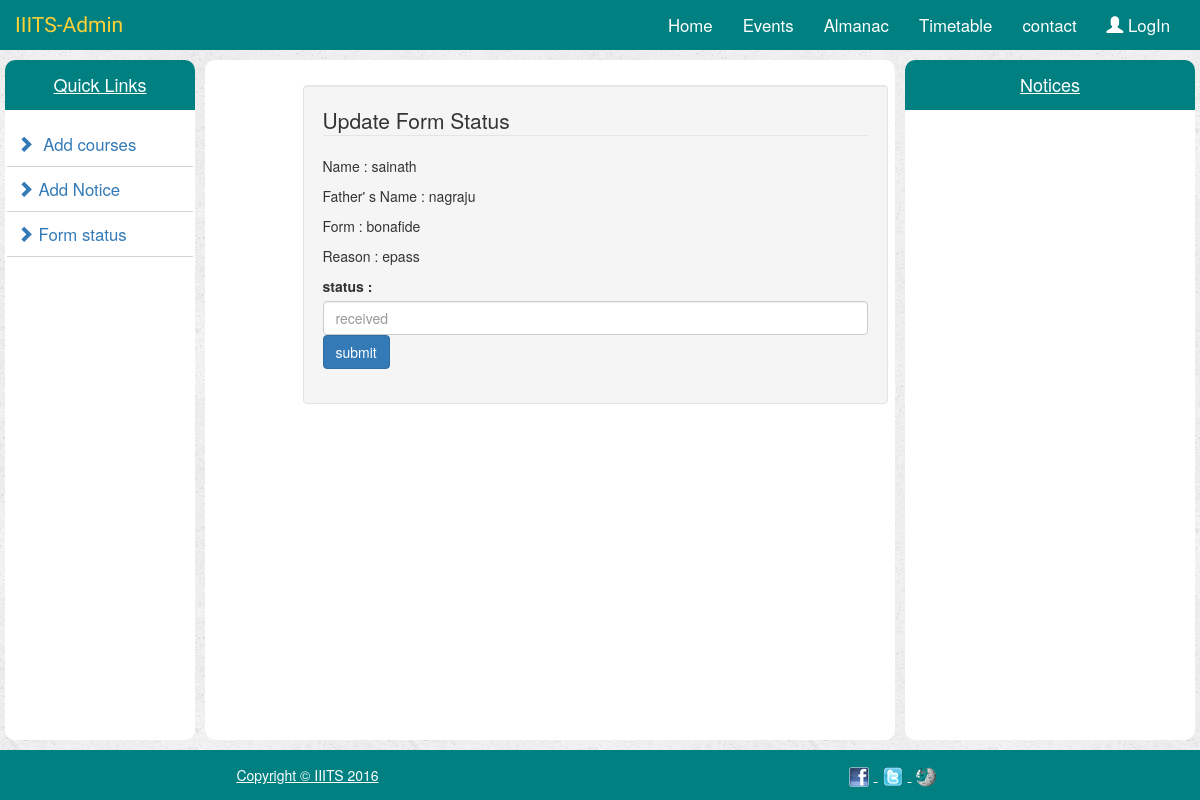
Page /administration/update/1/ on the earlier database version.
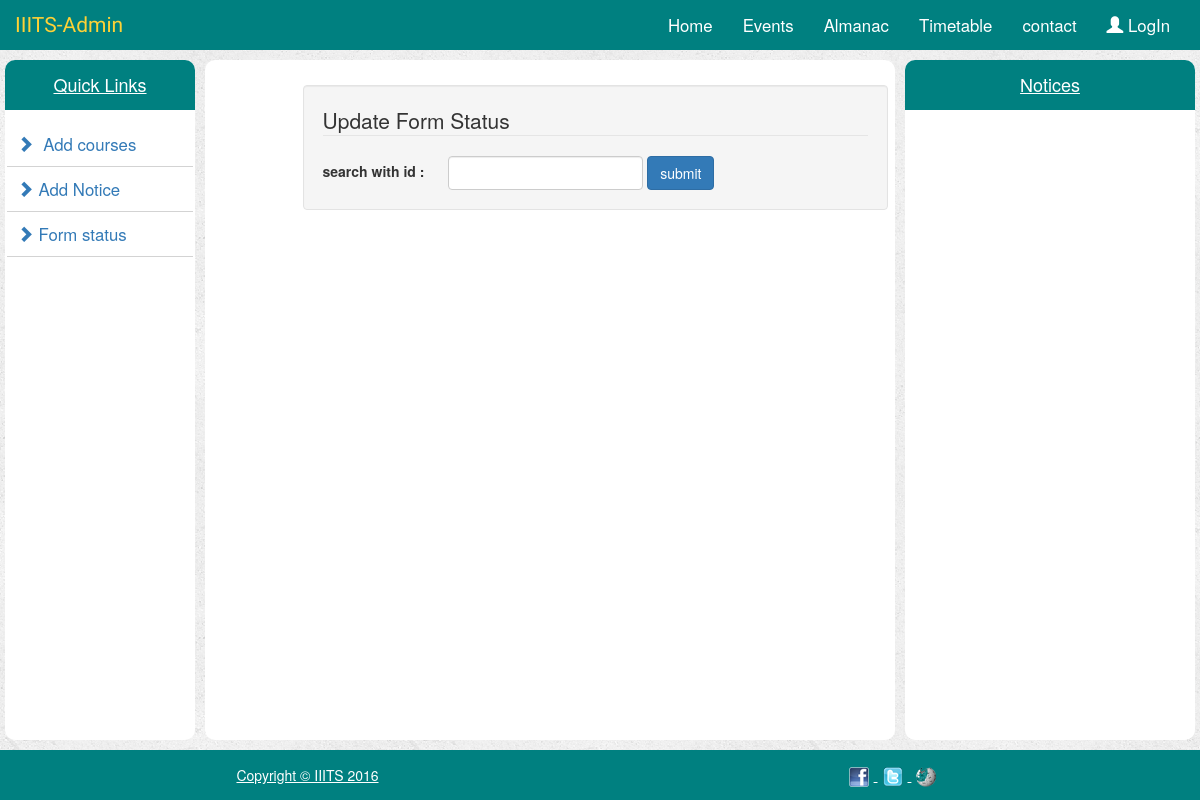
Same page on the later database version.
### portal/models.py (models this page shows, shortened)
class formRequest(models.Model):
    form_name = models.CharField(max_length=50)
    form_fathersName = models.CharField(max_length=50)
    form_required = models.CharField(max_length=50)
    form_reason = models.CharField(max_length=100)
    form_status = models.CharField(max_length=50,default='processing')

### administration/views.py (the view, shortened to what this page needs)
# urls.py: url(r'^update/(?P<search_id>[0-9]+)/$', views.FormStatus, name="formupdatestatus"),
def FormStatus(request,search_id):
    if request.method == 'GET':
        try :
            requested_form = formRequest.objects.get(id=search_id)
            return render(request, 'administration/form_status.html',{'requested_form':requested_form})
        except formRequest.DoesNotExist:
            return render(request, 'administration/form_status.html',{'error_message':"Enter Valid ID"})

### administration/templates/administration/form_status.html (shortened to what this page needs)
{% extends 'administration/admin_index.html' %}
{% block centerContent %}
        <div class="container">
            <div class="row">
                <div class="col-md-6 col-md-offset-1 well" style="margin-top: 25px">
                    {% if requested_form %}
                        <legend>Update Form Status</legend>
                        <p>Name : {{ requested_form.form_name }}</p>
                        <p>Father' s Name : {{ requested_form.form_fathersName }}</p>
                        <p>Form : {{ requested_form.form_required }}</p>
                        <p>Reason : {{ requested_form.form_reason }}</p>
                        <form action="{% url 'formupdatestatus' requested_form.id %}" method="post">
                            <fieldset>
                               <div class="form-group fieldlength" >
                                    <label for="status" style="margin-right: 20px">status :</label>
                                    <input type="text" class="form-control" name="status" placeholder="{{ requested_form.form_status }}" >
                                   <button type="submit" class="btn btn-primary">submit</button>
                                </div>
                            </fieldset>
                        </form>
                    {% else %}
                        <form action="{% url 'formupdate' %}" method="post"  class="form-inline">
                            <fieldset>
                                <legend>Update Form Status</legend>
                               <div class="form-group fieldlength" >
                                    <label for="search_id" style="margin-right: 20px">search with id :</label>
                                    <input type="number" class="form-control" name="search_id" >
                                   <button type="submit" class="btn btn-primary">submit</button>
                                </div>
                            </fieldset>
                        </form>
                    {% endif %}
                </div>
            </div>
        </div>
{% endblock %}

Differences in the rows shown:
removed formRequest: form_name "sainath", form_fathersName "nagraju", form_required "bonafide", form_reason "epass", status "received"
Other differences:
text no longer shown: "Name : Father' s Name : Form : Reason : status :"
text now shown: "search with id :"
